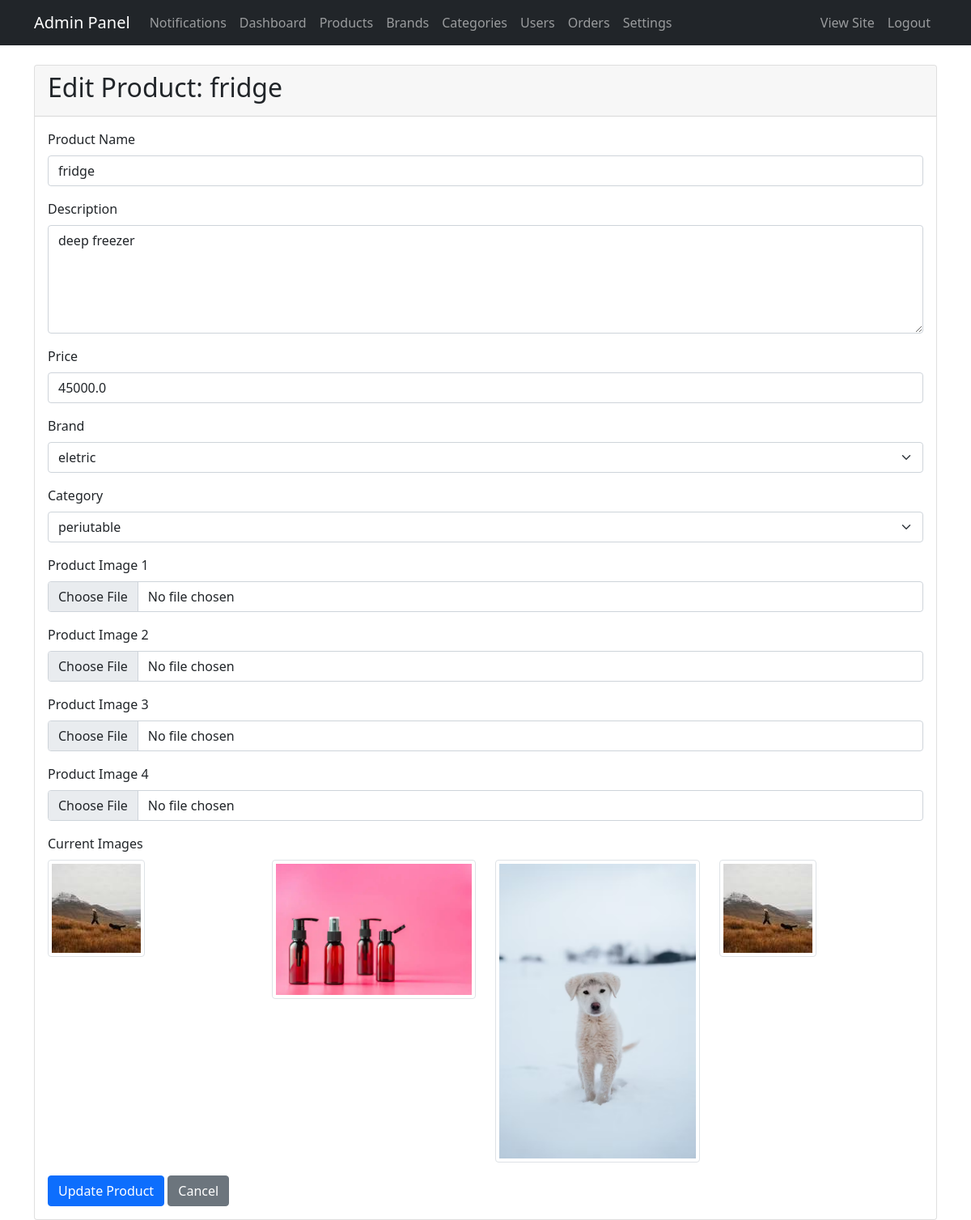
The app's page /admin/products/1/edit (signed in) with its own data.
### app/models.py (models this page shows, shortened)
class Product(db.Model):
    id = db.Column(db.Integer, primary_key=True)
    name = db.Column(db.String(100), nullable=False)
    description = db.Column(db.Text, nullable=False)
    price = db.Column(db.Float, nullable=False)
    brand_id = db.Column(db.Integer, db.ForeignKey('brand.id'), nullable=False)
    category_id = db.Column(db.Integer, db.ForeignKey('category.id'), nullable=False)
    images = db.relationship('ProductImage', backref='product_parent', lazy=True,
                           cascade='all, delete-orphan')  # Add cascade delete
    created_at = db.Column(db.DateTime, default=datetime.utcnow)
    updated_at = db.Column(db.DateTime, default=datetime.utcnow, onupdate=datetime.utcnow)

class ProductImage(db.Model):
    id = db.Column(db.Integer, primary_key=True)
    product_id = db.Column(db.Integer, db.ForeignKey('product.id', ondelete='CASCADE'), nullable=False)
    image = db.Column(db.String(200), nullable=False)
    created_at = db.Column(db.DateTime, default=datetime.utcnow)

### app/routes.py (the view)
@bp.route('/admin/products/<int:id>/edit', methods=['GET', 'POST'])
@login_required
@admin_required
def edit_product(id):
    product = Product.query.get_or_404(id)
    form = ProductForm()
    form.brand.choices = [(b.id, b.name) for b in Brand.query.all()]
    form.category.choices = [(c.id, c.name) for c in Category.query.all()]
    if form.validate_on_submit():
        product.name = form.name.data
        product.description = form.description.data
        product.price = form.price.data
        product.brand_id = form.brand.data
        product.category_id = form.category.data
        db.session.commit()  # Commit product changes first
        for i, image_field in enumerate([form.image1, form.image2, form.image3, form.image4], 1):
            if image_field.data:
                file = image_field.data
                if file and allowed_file(file.filename):
                    filename = secure_filename(f"{product.id}_image{i}_{file.filename}")
                    file_path = os.path.join(current_app.config['UPLOAD_FOLDER'], filename)
                    file.save(file_path)
                    product_image = ProductImage(product_id=product.id, image=filename)
                    db.session.add(product_image)
        db.session.commit()
        flash('Product updated successfully!', 'success')
        return redirect(url_for('main.product_management'))
    elif request.method == 'GET':
        form.name.data = product.name
        form.description.data = product.description
        form.price.data = product.price
        form.brand.data = product.brand_id
        form.category.data = product.category_id
    return render_template('admin/edit_product.html', form=form, product=product)

### app/forms.py
class ProductForm(FlaskForm):
    name = StringField('Product Name', validators=[DataRequired()])
    description = TextAreaField('Description', validators=[DataRequired()])
    price = FloatField('Price', validators=[DataRequired()])
    brand = SelectField('Brand', coerce=int)
    category = SelectField('Category', coerce=int)
    image1 = FileField('Product Image 1', validators=[DataRequired()])
    image2 = FileField('Product Image 2')
    image3 = FileField('Product Image 3')
    image4 = FileField('Product Image 4')

### app/models.py (called while the page is built)
@login_manager.user_loader
def load_user(user_id):
    return User.query.get(int(user_id))

    def is_administrator(self):
        return self.is_admin and self.admin_access_level > 0 and self.role == 'admin'

    def get_unread_notifications_count(self):
        return AdminNotification.query.filter_by(user_id=self.id, read=False).count()

### app/routes.py (called while the page is built)
def admin_required(f):
    @wraps(f)
    def decorated_function(*args, **kwargs):
        if not current_user.is_authenticated or not current_user.is_administrator():
            flash('You need admin privileges to access this page.', 'danger')
            return redirect(url_for('main.admin_login'))
        return f(*args, **kwargs)
    return decorated_function

@bp.context_processor
def utility_processor():
    return {
        'now': datetime.utcnow(),
        'Cart': Cart  # Add Cart to the context
    }

### app/templates/admin/edit_product.html (shortened to what this page needs)
{% extends "admin/base.html" %}
{% block content %}
<div class="row">
    <div class="col-md-12">
        <div class="card">
            <div class="card-header">
                <h2>Edit Product: {{ product.name }}</h2>
            </div>
            <div class="card-body">
                <form method="POST" enctype="multipart/form-data">
                    <div class="mb-3">
                        {{ form.name.label(class="form-label") }}
                        {{ form.name(class="form-control") }}
                    </div>
                    <div class="mb-3">
                        {{ form.description.label(class="form-label") }}
                        {{ form.description(class="form-control", rows="5") }}
                    </div>
                    <div class="mb-3">
                        {{ form.price.label(class="form-label") }}
                        {{ form.price(class="form-control") }}
                    </div>
                    <div class="mb-3">
                        {{ form.brand.label(class="form-label") }}
                        {{ form.brand(class="form-select") }}
                    </div>
                    <div class="mb-3">
                        {{ form.category.label(class="form-label") }}
                        {{ form.category(class="form-select") }}
                    </div>
                    <div class="mb-3">
                        {{ form.image1.label(class="form-label") }}
                        {{ form.image1(class="form-control") }}
                    </div>
                    <div class="mb-3">
                        {{ form.image2.label(class="form-label") }}
                        {{ form.image2(class="form-control") }}
                    </div>
                    <div class="mb-3">
                        {{ form.image3.label(class="form-label") }}
                        {{ form.image3(class="form-control") }}
                    </div>
                    <div class="mb-3">
                        {{ form.image4.label(class="form-label") }}
                        {{ form.image4(class="form-control") }}
                    </div>
                    {% if product.images %}
                    <div class="mb-3">
                        <label class="form-label">Current Images</label>
                        <div class="row">
                            {% for image in product.images %}
                            <div class="col-md-3">
                                <img src="{{ url_for('static', filename='uploads/' + image.image) }}"
                                     class="img-thumbnail" alt="{{ product.name }}">
                            </div>
                            {% endfor %}
                        </div>
                    </div>
                    {% endif %}
                    <div>
                        <button type="submit" class="btn btn-primary">Update Product</button>
                        <a href="{{ url_for('main.product_management') }}" class="btn btn-secondary">Cancel</a>
                    </div>
                </form>
            </div>
        </div>
    </div>
</div>
{% endblock %}

### records on screen
Product: name "fridge", description "deep freezer", price "45000.0", brand "eletric", category "periutable"
ProductImage: image (picture)
ProductImage: image (picture)
ProductImage: image (picture)
ProductImage: image (picture)
